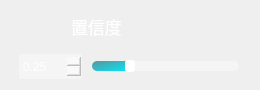
                 <widget class="QFrame" name="Conf_QF">
                  <property name="minimumSize">
                   <size>
                    <width>260</width>
                    <height>90</height>
                   </size>
                  </property>
                  <property name="maximumSize">
                   <size>
                    <width>260</width>
                    <height>90</height>
                   </size>
                  </property>
                  <property name="styleSheet">
                   <string notr="true">QFrame#Conf_QF{
border-radius:15px;
}</string>
                  </property>
                  <layout class="QVBoxLayout" name="verticalLayout_18">
                   <item>
                    <widget class="QPushButton" name="ToggleBotton_3">
                     <property name="sizePolicy">
                      <sizepolicy hsizetype="Expanding" vsizetype="Fixed">
                       <horstretch>0</horstretch>
                       <verstretch>0</verstretch>
                      </sizepolicy>
                     </property>
                     <property name="minimumSize">
                      <size>
                       <width>0</width>
                       <height>30</height>
                      </size>
                     </property>
                     <property name="maximumSize">
                      <size>
                       <width>16777215</width>
                       <height>30</height>
                      </size>
                     </property>
                     <property name="font">
                      <font>
                       <family>方正粗黑宋简体</family>
                       <pointsize>13</pointsize>
                       <italic>false</italic>
                       <bold>false</bold>
                      </font>
                     </property>
                     <property name="cursor">
                      <cursorShape>ArrowCursor</cursorShape>
                     </property>
                     <property name="mouseTracking">
                      <bool>true</bool>
                     </property>
                     <property name="focusPolicy">
                      <enum>Qt::FocusPolicy::StrongFocus</enum>
                     </property>
                     <property name="contextMenuPolicy">
                      <enum>Qt::ContextMenuPolicy::DefaultContextMenu</enum>
                     </property>
                     <property name="layoutDirection">
                      <enum>Qt::LayoutDirection::LeftToRight</enum>
                     </property>
                     <property name="autoFillBackground">
                      <bool>false</bool>
                     </property>
                     <property name="styleSheet">
                      <string notr="true">QPushButton{
background-image: url(:/setting /images/newsize/conf.png);
background-repeat: no-repeat;
background-position: left center;
border: none;
border-left: 20px solid transparent;

text-align: left;
padding-left: 40px;
padding-bottom: 0px;
color: white;
font: 13pt &quot;方正粗黑宋简体&quot;;
}</string>
                     </property>
                     <property name="text">
                      <string>置信度</string>
                     </property>
                     <property name="autoDefault">
                      <bool>false</bool>
                     </property>
                     <property name="default">
                      <bool>false</bool>
                     </property>
                     <property name="flat">
                      <bool>false</bool>
                     </property>
                    </widget>
                   </item>
                   <item>
                    <widget class="QFrame" name="frame">
                     <property name="sizePolicy">
                      <sizepolicy hsizetype="Preferred" vsizetype="Preferred">
                       <horstretch>0</horstretch>
                       <verstretch>0</verstretch>
                      </sizepolicy>
                     </property>
                     <property name="minimumSize">
                      <size>
                       <width>0</width>
                       <height>30</height>
                      </size>
                     </property>
                     <property name="maximumSize">
                      <size>
                       <width>16777215</width>
                       <height>20</height>
                      </size>
                     </property>
                     <layout class="QHBoxLayout" name="horizontalLayout_17" stretch="3,7">
                      <property name="spacing">
                       <number>10</number>
                      </property>
                      <property name="leftMargin">
                       <number>8</number>
                      </property>
                      <property name="topMargin">
                       <number>0</number>
                      </property>
                      <property name="rightMargin">
                       <number>10</number>
                      </property>
                      <property name="bottomMargin">
                       <number>0</number>
                      </property>
                      <item>
                       <widget class="QDoubleSpinBox" name="conf_spinbox">
                        <property name="minimumSize">
                         <size>
                          <width>40</width>
                          <height>25</height>
                         </size>
                        </property>
                        <property name="cursor">
                         <cursorShape>PointingHandCursor</cursorShape>
                        </property>
                        <property name="styleSheet">
                         <string notr="true">QDoubleSpinBox {
border: 0px solid lightgray;
border-radius: 2px;
background-color: rgba(255,255,255,90);
padding-left: 2px;
font: 700 11pt &quot;Arial&quot;;
color: rgb(255, 255, 255);
}
        
QDoubleSpinBox::up-button {
width: 10px;
height: 9px;
margin: 0px 3px 0px 0px;
border-image: url(:/setting /images/newsize/box_up.png);
}
QDoubleSpinBox::up-button:pressed {
margin-top: 1px;
}
            
QDoubleSpinBox::down-button {
width: 10px;
height: 9px;
margin: 0px 3px 0px 0px;
border-image: url(:/setting /images/newsize/box_down.png);
}
QDoubleSpinBox::down-button:pressed {
margin-bottom: 1px;
}</string>
                        </property>
                        <property name="minimum">
                         <double>0.010000000000000</double>
                        </property>
                        <property name="maximum">
                         <double>1.000000000000000</double>
                        </property>
                        <property name="singleStep">
                         <double>0.050000000000000</double>
                        </property>
                        <property name="value">
                         <double>0.250000000000000</double>
                        </property>
                       </widget>
                      </item>
                      <item>
                       <widget class="QSlider" name="conf_slider">
                        <property name="cursor">
                         <cursorShape>PointingHandCursor</cursorShape>
                        </property>
                        <property name="styleSheet">
                         <string notr="true">QSlider::groove:horizontal {
border: none;
height: 10px;
background-color: rgba(255,255,255,90);
border-radius: 5px;
}

QSlider::handle:horizontal {
width: 10px;
margin: -1px 0px -1px 0px;
border-radius: 3px;
background-color: white;
}

QSlider::sub-page:horizontal {
background-color: qlineargradient(x1:0, y1:0, x2:1, y2:1, stop:0 #59969b, stop:1 #04e7fa);
border-radius: 5px;
}</string>
                        </property>
                        <property name="minimum">
                         <number>1</number>
                        </property>
                        <property name="maximum">
                         <number>100</number>
                        </property>
                        <property name="value">
                         <number>25</number>
                        </property>
                        <property name="orientation">
                         <enum>Qt::Orientation::Horizontal</enum>
                        </property>
                       </widget>
                      </item>
                     </layout>
                    </widget>
                   </item>
                  </layout>
                 </widget>
